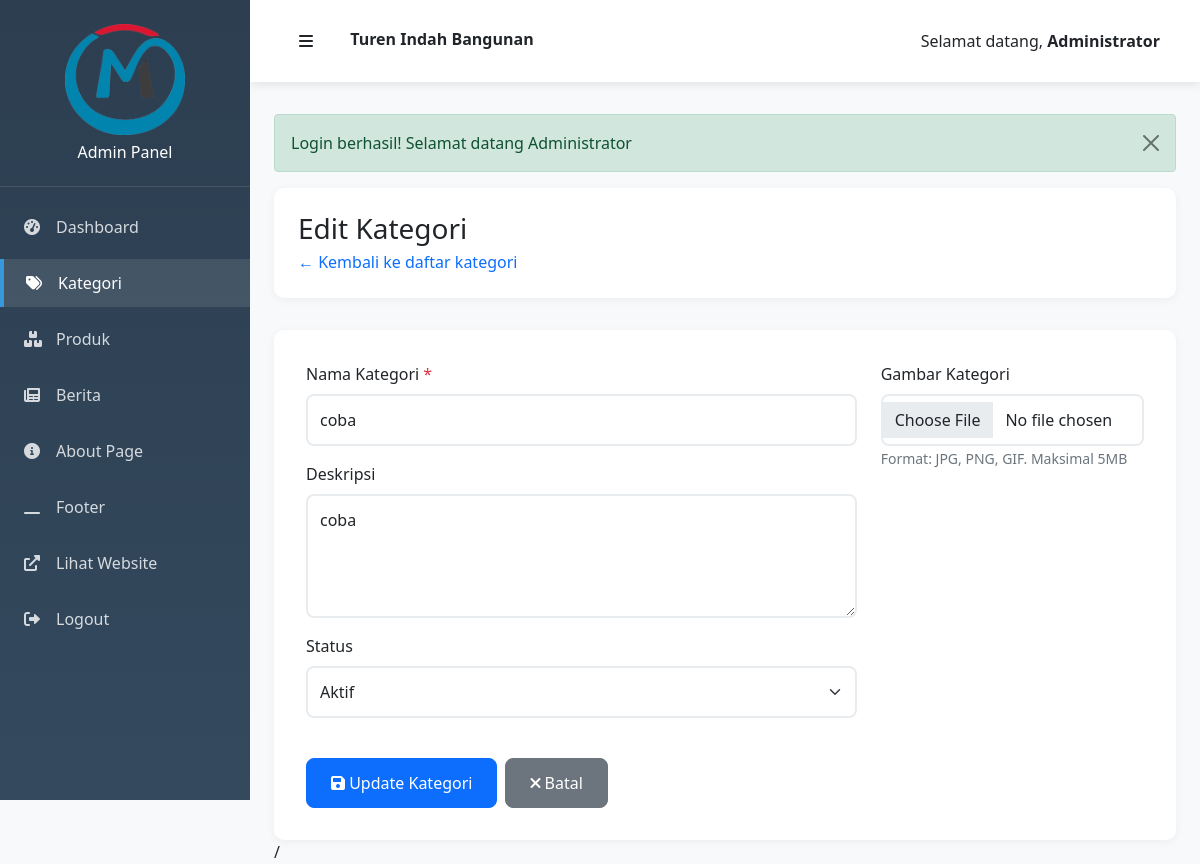
/admin/kategori.php?action=edit&id=7 (signed in), run on an earlier commit of the app's database.
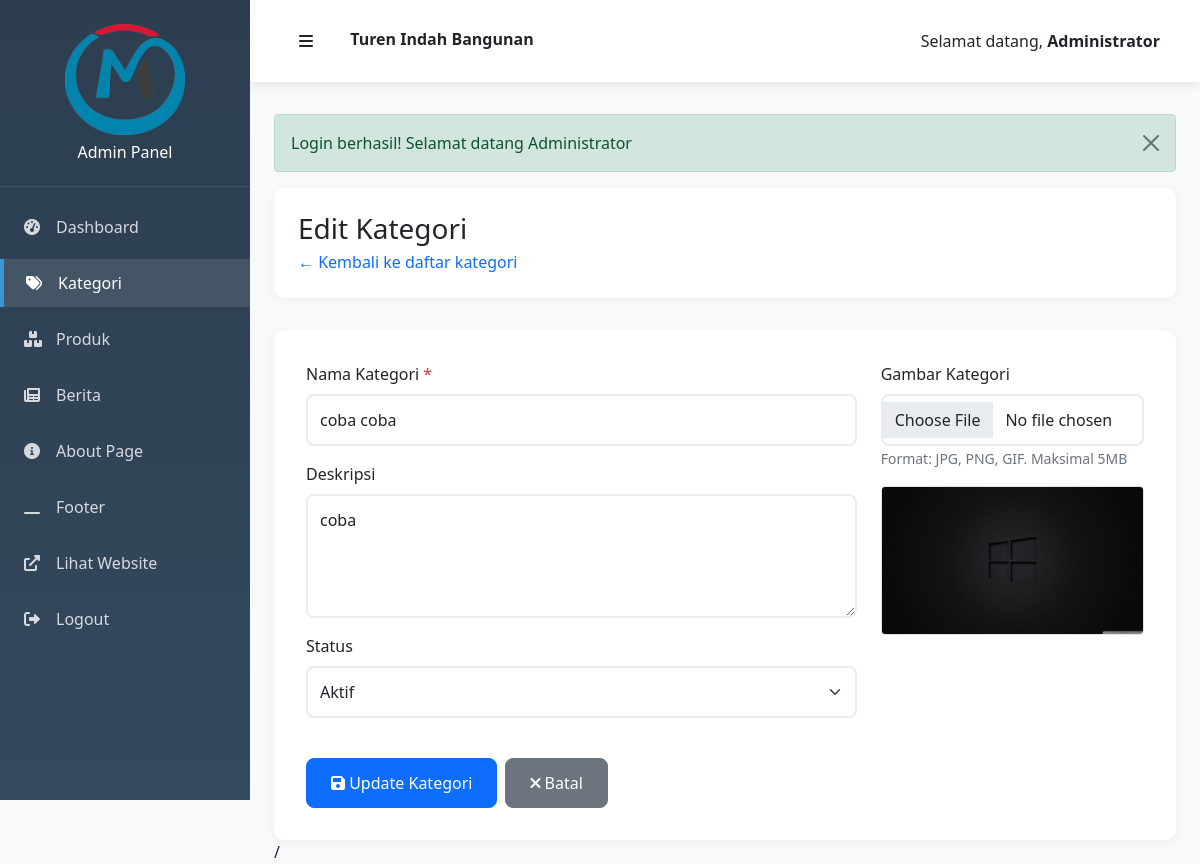
And on a later commit of the database.
### tables this page shows
CREATE TABLE `kategori` (
  `id` int NOT NULL AUTO_INCREMENT,
  `nama_kategori` varchar(100) NOT NULL,
  `deskripsi` text,
  `gambar` varchar(255) DEFAULT NULL,
  `status` enum('aktif','nonaktif') DEFAULT 'aktif',
  `created_at` timestamp NULL DEFAULT CURRENT_TIMESTAMP,
  `updated_at` timestamp NULL DEFAULT CURRENT_TIMESTAMP ON UPDATE CURRENT_TIMESTAMP,
  PRIMARY KEY (`id`)
);

### includes/autoload.php (called while the page is built, shortened)
<?php
spl_autoload_register(function ($className) {
    $directories = [
        'classes/',
        'models/',
        'controllers/'
    ];
    foreach ($directories as $directory) {
        $file = __DIR__ . '/../' . $directory . $className . '.php';
        if (file_exists($file)) {
            return;
        }
    }
});
?>

### classes/Database.php (called while the page is built, shortened)
<?php
class Database {
    private $host;
    private $username;
    private $password;
    private $database;
    private $connection;
    public function __construct() {
        $this->host = DB_HOST;
        $this->username = DB_USERNAME;
        $this->password = DB_PASSWORD;
        $this->database = DB_NAME;
    }
    private function connect() {
        try {
            $dsn = "mysql:host={$this->host};dbname={$this->database};charset=" . DB_CHARSET;
            $options = [
                PDO::ATTR_ERRMODE => PDO::ERRMODE_EXCEPTION,
                PDO::ATTR_DEFAULT_FETCH_MODE => PDO::FETCH_ASSOC,
                PDO::ATTR_EMULATE_PREPARES => false,
            ];
            $this->connection = new PDO($dsn, $this->username, $this->password, $options);
        } catch (PDOException $e) {
            die("Connection failed: " . $e->getMessage());
        }
    }
    public function query($sql, $params = []) {
        try {
            $stmt = $this->connection->prepare($sql);
            $stmt->execute($params);
            return $stmt;
        } catch (PDOException $e) {
            throw new Exception("Query failed: " . $e->getMessage());
        }
    }
    public function fetch($sql, $params = []) {
        $stmt = $this->query($sql, $params);
        return $stmt->fetch();
    }
}
?>

### includes/init.php (called while the page is built, shortened)
<?php
require_once __DIR__ . '/../config/database.php';
require_once __DIR__ . '/autoload.php';
try {
    $database = new Database();
} catch (Exception $e) {
    die("Database connection failed: " . $e->getMessage());
}
$kategoriModel = new Kategori($database);
?>

### models/Kategori.php (called while the page is built, shortened)
<?php
class Kategori {
    private $db;
    public function __construct($database) {
        $this->db = $database;
    }
    public function getById($id) {
        $sql = "SELECT * FROM kategori WHERE id = ?";
        return $this->db->fetch($sql, [$id]);
    }
}
?>

### admin/kategori.php (the view, shortened to what the changed rows need)
<?php
require_once '../includes/init.php';
$action = $_GET['action'] ?? 'list';
$id = $_GET['id'] ?? null;
if ($action === 'edit' && $id) {
    $kategori = $kategoriModel->getById($id);
}
include 'includes/header.php';
?>
<div class="page-header">
    <div class="d-flex justify-content-between align-items-center">
        <div>
            <h2 class="h3 mb-1">
                <?php if ($action === 'add'): ?>
                    Tambah Kategori
                <?php elseif ($action === 'edit'): ?>
                    Edit Kategori
                <?php else: ?>
                    Kelola Kategori
                <?php endif; ?>
            </h2>
        </div>
    </div>
</div>
<?php if ($action === 'list'): ?>
    <div class="table-container">
        <?php if (!empty($kategoris)): ?>
            <div class="table-responsive">
                <table class="table table-hover data-table">
                    <thead class="table-light">
                        <tr>
                            <th width="80">ID</th>
                            <th width="100">Gambar</th>
                            <th>Nama Kategori</th>
                            <th>Deskripsi</th>
                            <th width="120">Jumlah Produk</th>
                            <th width="100">Status</th>
                            <th width="150">Aksi</th>
                        </tr>
                    </thead>
                    <tbody>
                        <?php foreach ($kategoris as $kat): ?>
                            <tr>
                                <td><?= $kat['id'] ?></td>
                                <td>
                                    <?php if ($kat['gambar']): ?>
                                        <img src="<?= KATEGORI_IMG_URL . $kat['gambar'] ?>"
                                             alt="<?= htmlspecialchars($kat['nama_kategori']) ?>"
                                             class="rounded" width="60" height="60" style="object-fit: cover;">
                                    <?php else: ?>
                                        <div class="bg-light rounded d-flex align-items-center justify-content-center"
                                             style="width: 60px; height: 60px;">
                                            <i class="fas fa-image text-muted"></i>
                                        </div>
                                    <?php endif; ?>
                                </td>
                                <td>
                                    <div class="fw-medium"><?= htmlspecialchars($kat['nama_kategori']) ?></div>
                                    <small class="text-muted">Dibuat: <?= formatTanggal($kat['created_at']) ?></small>
                                </td>
                                <td>
                                    <?php if ($kat['deskripsi']): ?>
                                        <?= htmlspecialchars(substr($kat['deskripsi'], 0, 100)) ?>
                                        <?= strlen($kat['deskripsi']) > 100 ? '...' : '' ?>
                                    <?php else: ?>
                                        <span class="text-muted">-</span>
                                    <?php endif; ?>
                                </td>
                                <td>
                                    <span class="badge bg-info">
                                        <?= $kategoriModel->getProductCount($kat['id']) ?> produk
                                    </span>
                                </td>
                                <td>
                                    <span class="badge <?= $kat['status'] === 'aktif' ? 'bg-success' : 'bg-secondary' ?>">
                                        <?= ucfirst($kat['status']) ?>
                                    </span>
                                </td>
                                <td>
                                    <div class="btn-group" role="group">
                                        <a href="kategori.php?action=edit&id=<?= $kat['id'] ?>"
                                           class="btn btn-warning btn-action" title="Edit">
                                            <i class="fas fa-edit"></i>
                                        </a>
                                        <a href="kategori.php?action=toggle_status&id=<?= $kat['id'] ?>"
                                           class="btn btn-info btn-action"
                                           title="<?= $kat['status'] === 'aktif' ? 'Nonaktifkan' : 'Aktifkan' ?>">
                                            <i class="fas fa-<?= $kat['status'] === 'aktif' ? 'eye-slash' : 'eye' ?>"></i>
                                        </a>
                                        <button class="btn btn-danger btn-action"
                                                onclick="confirmDelete('kategori.php?action=delete&id=<?= $kat['id'] ?>', '<?= htmlspecialchars($kat['nama_kategori']) ?>')"
                                                title="Hapus">
                                            <i class="fas fa-trash"></i>
                                        </button>
                                    </div>
                                </td>
                            </tr>
                        <?php endforeach; ?>
                    </tbody>
                </table>
            </div>
        <?php else: ?>
            <div class="text-center py-5">
                <i class="fas fa-tags fa-3x text-muted mb-3"></i>
                <h5>Belum Ada Kategori</h5>
                <p class="text-muted">Tambah kategori pertama untuk memulai</p>
                <a href="kategori.php?action=add" class="btn btn-primary">
                    <i class="fas fa-plus"></i> Tambah Kategori Pertama
                </a>
            </div>
        <?php endif; ?>
    </div>
<?php else: ?>
    <div class="form-container">
        <form method="POST" enctype="multipart/form-data">
            <div class="row">
                <div class="col-md-8">
                    <div class="mb-3">
                        <label for="nama_kategori" class="form-label">Nama Kategori <span class="text-danger">*</span></label>
                        <input type="text" class="form-control" id="nama_kategori" name="nama_kategori"
                               value="<?= htmlspecialchars($kategori['nama_kategori'] ?? '') ?>" required>
                    </div>
                    <div class="mb-3">
                        <label for="deskripsi" class="form-label">Deskripsi</label>
                        <textarea class="form-control" id="deskripsi" name="deskripsi" rows="4"
                                  placeholder="Deskripsi kategori..."><?= htmlspecialchars($kategori['deskripsi'] ?? '') ?></textarea>
                    </div>
                    <div class="mb-3">
                        <label for="status" class="form-label">Status</label>
                        <select class="form-select" id="status" name="status">
                            <option value="aktif" <?= ($kategori['status'] ?? 'aktif') === 'aktif' ? 'selected' : '' ?>>Aktif</option>
                        </select>
                    </div>
                </div>
                <div class="col-md-4">
                    <div class="mb-3">
                        <label for="gambar" class="form-label">Gambar Kategori</label>
                        <input type="file" class="form-control" id="gambar" name="gambar"
                               accept="image/*" onchange="previewImage(this)">
                        <small class="form-text text-muted">Format: JPG, PNG, GIF. Maksimal 5MB</small>
                    </div>
                    <div class="image-preview" <?= !isset($kategori['gambar']) ? 'style="display: none;"' : '' ?>>
                        <img src="<?= isset($kategori['gambar']) ? KATEGORI_IMG_URL . $kategori['gambar'] : '#' ?>"
                             alt="Preview" class="img-fluid rounded border" style="max-height: 200px;">
                    </div>
                </div>
            </div>
            <div class="row mt-4">
                <div class="col-12">
                    <div class="d-flex gap-2">
                        <button type="submit" class="btn btn-primary">
                            <i class="fas fa-save"></i>
                            <?= $action === 'add' ? 'Tambah' : 'Update' ?> Kategori
                        </button>
                        <a href="kategori.php" class="btn btn-secondary">
                            <i class="fas fa-times"></i> Batal
                        </a>
                    </div>
                </div>
            </div>
        </form>
    </div>
<?php endif; ?>
<?php include 'includes/footer.php'; ?>

What changed in the data, as far as the page shows it:
changed kategori "coba": nama_kategori "coba" → "coba coba"; gambar: picture added
